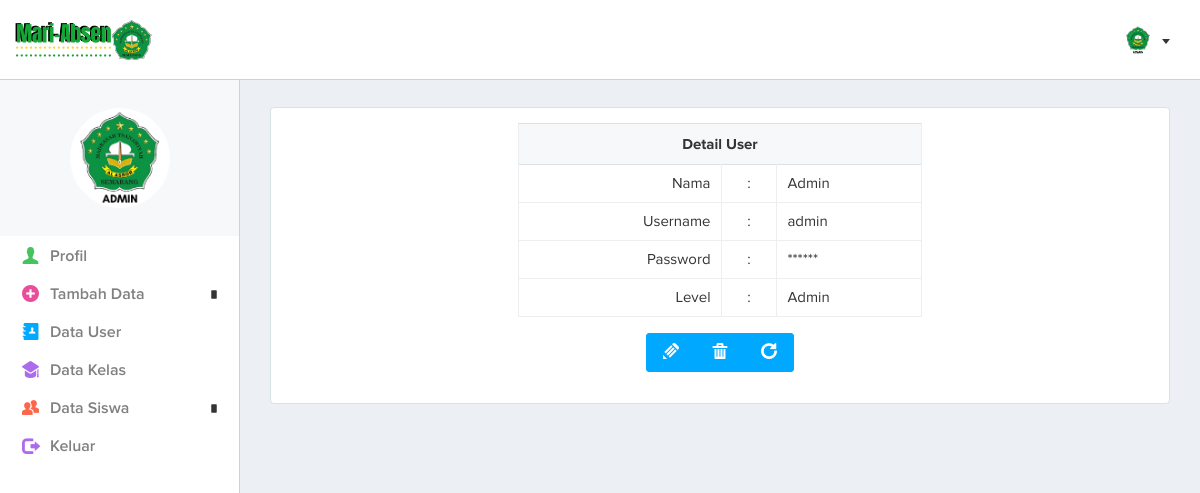
The app's page /page.php?detail-user&id=1 (signed in) with its own data.
### tables this page shows
CREATE TABLE IF NOT EXISTS `user` (
`id_user` int(10) NOT NULL,
  `user` char(25) NOT NULL,
  `pass` char(200) NOT NULL,
  `confirm` char(200) NOT NULL,
  `level` enum('Admin','Wali-Kelas','Guru-Mapel') NOT NULL,
  `nama` char(50) NOT NULL,
  `foto` char(200) NOT NULL
);

### system/inc/nav-admin.php (the view, shortened to what this page needs)
<body class="with-side-menu">
	<header class="site-header">
	    <div class="container-fluid">
	        <a href="page.php?home" class="site-logo">
	        <img class="hidden-md-down" src="assets/img/logo.png" alt="">
	        </a>
	        <button id="show-hide-sidebar-toggle" class="show-hide-sidebar">
	        <span>toggle menu</span>
	        </button>
	        <div class="site-header-content">
	            <div class="site-header-content-in">
	                <div class="site-header-shown">
	                    <div class="dropdown user-menu">
	                        <button class="dropdown-toggle" id="dd-user-menu" type="button" data-toggle="dropdown" aria-haspopup="true" aria-expanded="false">
	           				<img src="assets/img/admin.png" alt"">
	                        </button>
	                    </div>
	                </div>
	    			</div>
					</div>
	   			</div>
	</header>
	<nav class="side-menu">
    	<div class="side-menu-avatar">
	        <div class="avatar-preview avatar-preview-100">
	        <img src="assets/img/admin.png" alt"">
	        </div>
	    </div>
	    <ul class="side-menu-list">
	        <li class="green">
	            <a href="page.php?detail-user&id=<?php echo $_SESSION[id_user];?>">
	            <i class="font-icon font-icon-user"></i>
	            <span class="lbl">Profil</span>
	            </a>
	        </li>
			<li class="pink with-sub">
	            <span>
	            <i class="font-icon font-icon-plus"></i>
	            <span class="lbl">Tambah Data</span>
	            </span>
	            </li><a href="page.php?tambah-user"><span class="lbl">Tambah User</span></a></li>
	            </ul>
			<li class="blue">
	            <a href="page.php?data-user">
	            <i class="font-icon font-icon-contacts"></i>
	            <span class="lbl">Data User</span>
	            </a>
	        </li>
			<li class="purple">
	            <a href="page.php?data-kelas">
	            <i class="font-icon font-icon-learn"></i>
	            <span class="lbl">Data Kelas</span>
	            </a>
	        </li>
			<li class="coral with-sub">
	            <span>
	            <i class="font-icon font-icon-users"></i>
	            <span class="lbl">Data Siswa</span>
	            </span>
	        </li>
	      	<li class="purple">
	            <a href="page.php?keluar" onClick="return confirm('Yakin anda akan keluar?');">
	            <i class="font-icon glyphicon glyphicon-log-out"></i>
	            <span class="lbl">Keluar</span>
	            </a>
	        </li>
	</nav>

### system/admin/view-user.php (shortened to what this page needs)
<?php
include('system/inc/header.php');
include('system/inc/css.php');
include('system/inc/nav-admin.php');
$id_user = $_GET['id'];
$query = mysql_query("select * from user where id_user='$id_user'") or die(mysql_error());
$data = mysql_fetch_array($query);
?>
	<div class="page-content">
		<div class="container-fluid">
			<div class="box-typical box-typical-full-height">
				<div class="add-customers-screen tbl">
					<div class="add-customers-screen-in">
						<div class="col-md-3"> </div>
						<div class="col-md-6">
							<div class="table-responsive">
								<table id="table-sm" class="table table-bordered table-hover table-sm">
									<thead>
										<tr>
										<th colspan="3"><center>Detail User</center></th>
										</tr>
									</thead>
									<tbody>
										<tr>
										<td align="right">Nama</td>
										<td align="center">:</td>
										<td align="left"><?php echo $data['nama']; ?></td>
										</tr>
										<tr>
										<td align="right">Username</td>
										<td align="center">:</td>
										<td align="left"><?php echo $data['user']; ?></td>
										</tr>
										<tr>
										<td align="right">Password</td>
										<td align="center">:</td>
										<td align="left">******</td>
										</tr>
										<tr>
										<td align="right">Level</td>
										<td align="center">:</td>
										<td align="left"><?php echo $data['level']; ?></td>
										</tr>
									</tbody>
								</table>
							</div>
						</div>
						<div class="col-md-3"> </div>
						<div class="col-md-12">
							<div class="form-group" align="center">
								<div class="btn-group" role="group">
									<a href="page.php?edit-user&id=<?php echo $data['id_user'];?>" class="btn btn-default font-icon font-icon-pencil" data-toggle="tooltip" data-placement="top" title="Edit?"></a>
									<a href="page.php?delete-user&id=<?php echo $data['id_user'];?>" onClick="return confirm('Yakin akan menghapus data ini?');" class="btn btn-default font-icon font-icon-trash" data-toggle="tooltip" data-placement="top" title="Hapus?"></a>
									<a href="javascript:history.back()" class="btn btn-default font-icon font-icon-refresh-2" data-toggle="tooltip" data-placement="top" title="Kembali?"></a>
								</div>
							</div>
						</div>
					</div>
				</div>
			</div>
		</div>
	</div>
<?php
include('system/inc/footer.php');
?>

### records on screen
user: nama "Admin", user "admin", level "Admin"
